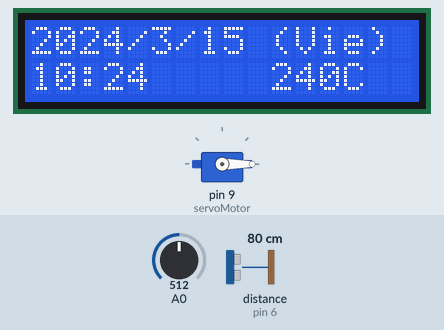
Recording of a sketch running on a simulated Arduino Uno, built with avr-gcc and run on an emulated ATmega328P. Shown: servo, 16×2 character LCD. The test bench sets the inputs (shaded band); at power-on: A0 = 512, distance to the obstacle (sensor on pin 6) 80 cm. The echo pulse lasts 58.3 µs per cm; the local clock reads 2024-03-15 10:24:30 at power-on unless the sketch sets it; what the sketch prints to the serial monitor is not drawn.

Above: at 1.2 s.
1.3 s: A0 set to 225
At 2.8 s:
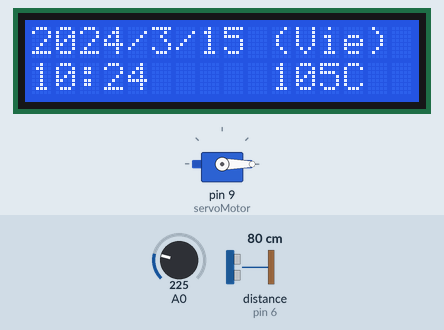
3.7 s: A0 set to 201
At 5.4 s:
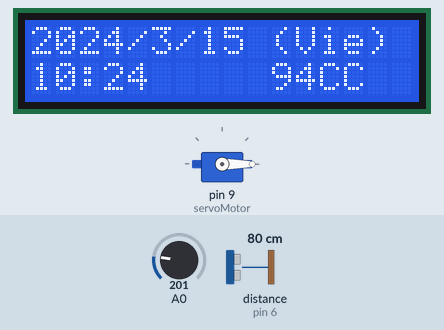
6.0 s: A0 set to 24
At 7.9 s:
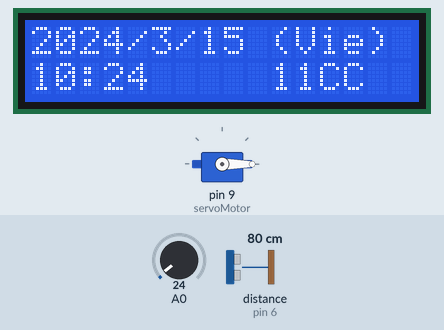
8.2 s: A0 set to 19
At 9.3 s:
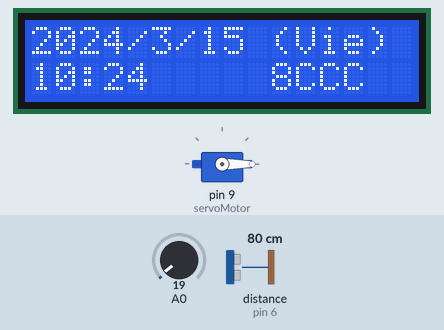
10.4 s: distance to the obstacle (sensor on pin 6) set to 17 cm
12.2 s: distance to the obstacle (sensor on pin 6) set to 13 cm
At 13.6 s:
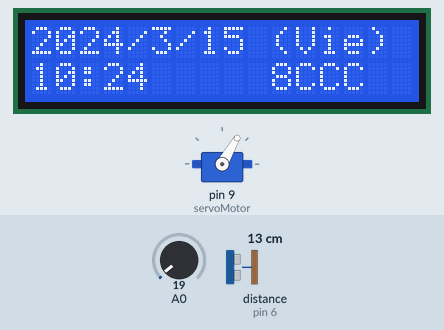
Timing chart, 0 to 17.6 s (numbered marks = the images above; inputs shaded):
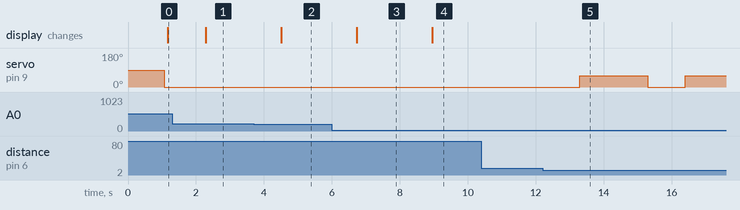

Measured:
- the behaviour switches between 214 and 213 on A0 (found by bisection; images 1 and 2)
- the behaviour switches between 22 and 21 on A0 (found by bisection; images 3 and 4)
- the behaviour switches between 16 and 15 cm on distance to the obstacle (sensor on pin 6) (found by bisection; images 4 and 5)
- after the input at 1.3 s, the display: changes after 0.99 s (image 1)
- after the input at 3.7 s, the display: changes after 0.81 s (image 2)
- after the input at 6.0 s, the display: changes after 0.74 s (image 3)
- after the input at 8.2 s, the display: changes after 0.76 s (image 4)
- after the input at 10.4 s, every drawn part: stays the same
- after the input at 12.2 s, servo on pin 9 (servoMotor): 0° → 60° after 1.1 s, → 0° 2.0 s later, → 60° 1.1 s later

The sketch:

papelera_raul.ino
```cpp
#include <LiquidCrystal.h>
#include <NewPing.h>
#include <Servo.h>
#include<EEPROM.h>
   int distancia;
   int lectura;
   float volt,temp;
   NewPing sonar(7,6); //trigger:7  echo:6
   Servo servoMotor;
   LiquidCrystal lcd(12,11,5,4,3,2);
   //sensor de tiempo
   #include <Wire.h>
   #include "RTClib.h"
   RTC_DS3231 rtc;
   String daysOfTheWeek[7] = { "Dom", "Lun", "Mar", "Mie", "Jue", "Vie", "Sab" };
   String monthsNames[12] = { "Enero", "Febrero", "Marzo", "Abril", "Mayo",  "Junio", "Julio","Agosto","Septiembre","Octubre","Noviembre","Diciembre" };

void setup() {
   Serial.begin(9600);

   servoMotor.attach(9);
   lcd.begin(16,2);

   if (!rtc.begin()) {
      Serial.println(F("Couldn't find RTC"));
      while (1);
   }
   // Si se ha perdido la corriente, fijar fecha y hora
   if (rtc.lostPower()) {
      // Fijar a fecha y hora de compilacion
      rtc.adjust(DateTime(F(__DATE__), F(__TIME__)));
   }
 }
 void printDate(DateTime date)
{
  lcd.setCursor(0,0);
   lcd.print(date.year(), DEC);
   lcd.print('/');
   lcd.print(date.month(), DEC);
   lcd.print('/');
   lcd.print(date.day(), DEC);
   lcd.print(" (");
   lcd.print(daysOfTheWeek[date.dayOfTheWeek()]);
   lcd.print(") ");
   lcd.setCursor(0,1);
   lcd.print(date.hour(), DEC);
   lcd.print(':');
   lcd.print(date.minute(), DEC);
   //lcd.print(':');
}
void loop() {
  //programamos el sensor de temperatura
   lectura=analogRead(A0);
   volt=(lectura/1024.0)*5.0;
   temp =(volt)*100*0.96;
   lcd.setCursor(10,1);
   lcd.print(int(temp));
   lcd.print("C");
   delay(1000);
  //programamos el sonar con el servo
  distancia=sonar.ping_cm();
  Serial.println ( distancia);
  servoMotor.write(0);

  if(distancia<=15&& distancia >1){
   servoMotor.write(60);
   delay(2000);
   servoMotor.write(0);
  }
  delay (100);

   DateTime now = rtc.now();
   printDate(now);
}
```
